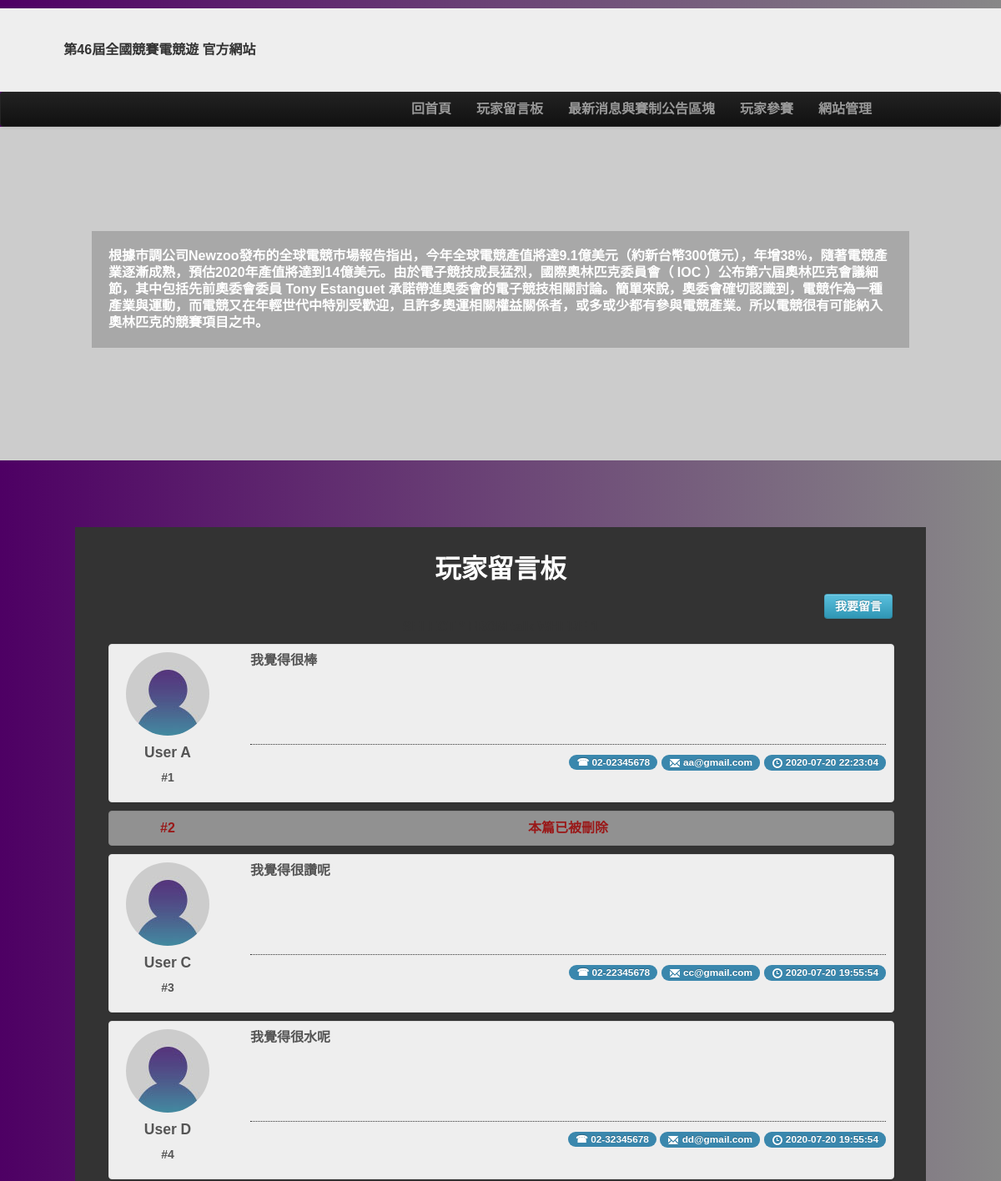
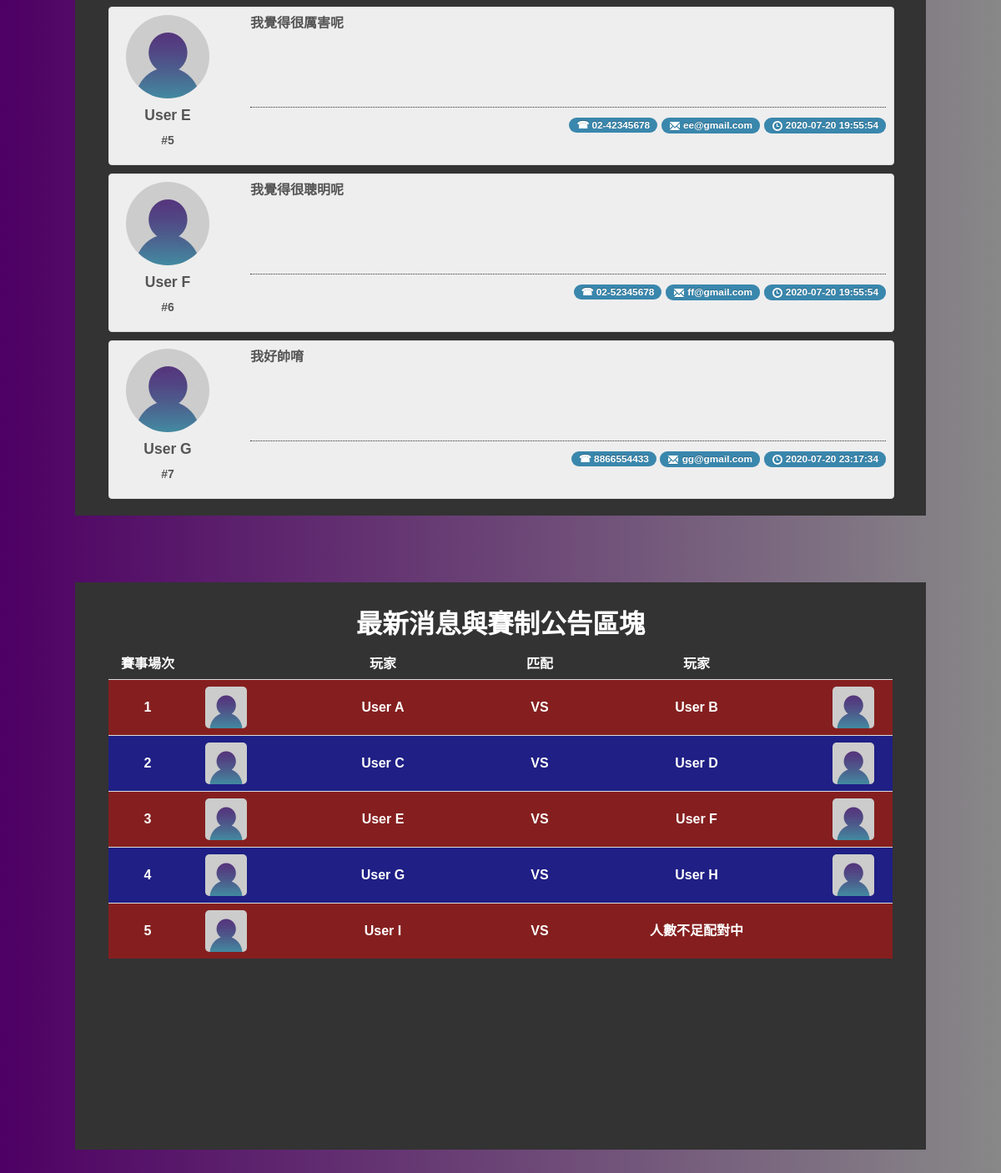
The page / on the database its author committed (2 pictures, top to bottom).
### tables this page shows
CREATE TABLE `talk` (
  `id` int(10) UNSIGNED NOT NULL,
  `user` text NOT NULL,
  `msg` text NOT NULL,
  `mail` text NOT NULL,
  `tel` text NOT NULL,
  `date` datetime NOT NULL,
  `del` int(11) NOT NULL
);

CREATE TABLE `pk` (
  `id` int(10) UNSIGNED NOT NULL,
  `user` text NOT NULL,
  `msg` text NOT NULL,
  `mail` text NOT NULL,
  `tel` text NOT NULL,
  `date` datetime NOT NULL,
  `del` int(11) NOT NULL
);

### talklist.php (the view, shortened to what this page needs)
<?php
if ($_SESSION['who'] == "guest" || $_SESSION['who'] == "admin") $where = "1";
else $where = "mail='" . $_SESSION['whomail'] . "' AND user='" . $_SESSION['who'] . "'";
echo $sql = "SELECT * FROM talk WHERE " . $where;
$rows = $db->query($sql)->fetchAll();
foreach ($rows as $row) {
  if ($row['del']) {
?>
    <div class="thumbnail row-fluid del">
      <div class="span2">#<?= $row['id'] ?></div>
      <div class="span10">本篇已被刪除</div>
    </div>
  <?php
  } else {
  ?>
    <div class="thumbnail row-fluid">
      <div class="caption span2">
        <img src="img/user.jpg" class="img-circle" width="100" height="100">
        <h4><?= $row['user'] ?></h4>
        <h5>#<span id="sn"><?= $row['id'] ?></span></h5>
      </div>
      <div class="caption span10">
        <p><?= $row['msg'] ?></p>
        <div class="bottom">
          <span class="badge badge-info">
            <span>&phone;</span>
            <span class="tel"><?= $row['tel'] ?></span>
          </span>
          <span class="badge badge-info">
            <i class="icon-envelope icon-white"></i>
            <span class="mail"><?= $row['mail'] ?></span>
          </span>
          <span class="badge badge-info">
            <i class="icon-time icon-white"></i>
            <span><?= $row['date'] ?></span>
          </span>
        </div>
      </div>
    </div>
<?php
  }
}
?>

### index.php (shortened to what this page needs)
<?php
include("api.php");
?>
<!DOCTYPE html>
<html lang="en">
<head>
  <link rel="stylesheet" href="plugin/bootstrap.min.css">
  <link rel="stylesheet" href="plugin/style.css">
</head>
<body>
  <header class="row-fluid">
    <div class="span4">第46屆全國競賽電競遊 官方網站</div>
    <div class="span8"></div>
  </header>
  <nav class="navbar navbar-inverse">
    <div class="navbar-inner">
      <div class="container">
        <ul class="nav">
          <li><a href="#">回首頁</a></li>
          <li><a href="#msg">玩家留言板</a></li>
          <li><a href="#pklist">最新消息與賽制公告區塊</a></li>
          <li><a href="#pkadd" data-toggle="modal">玩家參賽</a></li>
          <?php
          if ($_SESSION['who'] != "guest") echo '<li><a href="admin.php">網站管理</a></li>';
          else echo '<li><a href="#login" data-toggle="modal">網站管理</a></li>';
          ?>
        </ul>
      </div>
    </div>
  </nav>
  <section class="ad">
    <p>根據市調公司Newzoo發布的全球電競市場報告指出，今年全球電競產值將達9.1億美元（約新台幣300億元），年增38%，隨著電競產業逐漸成熟，預估2020年產值將達到14億美元。由於電子競技成長猛烈，國際奧林匹克委員會（
      IOC ）公布第六屆奧林匹克會議細節，其中包括先前奧委會委員 Tony Estanguet
      承諾帶進奧委會的電子競技相關討論。簡單來說，奧委會確切認識到，電競作為一種產業與運動，而電競又在年輕世代中特別受歡迎，且許多奧運相關權益關係者，或多或少都有參與電競產業。所以電競很有可能納入奧林匹克的競賽項目之中。</p>
  </section>
  <section class="container">
    <h2>玩家留言板</h2>
    <a href="#msgadd" class="btn btn-info" data-toggle="modal" style="float:right">我要留言</a>
    <?php include("talklist.php") ?>
  </section>
  <section class="container">
    <h2>最新消息與賽制公告區塊</h2>
    <table class="table table-striped">
      <thead>
        <tr>
          <th width="10%">賽事場次</th>
          <th width="10%"></th>
          <th width="30%">玩家</th>
          <th width="10%">匹配</th>
          <th width="30%">玩家</th>
          <th width="10%"></th>
        </tr>
      </thead>
      <tbody>
        <?php include("pklist.php")?>
      </tbody>
    </table>
  </section>
</body>
</html>

### pklist.php
<?php
$sql = "SELECT * FROM `pk` WHERE 1";
$rows = $db->query($sql)->fetchAll();
$data = [];
foreach ($rows as $row) $data[] = [$row['user'], $row['msg']];
$data = array_reverse($data);
$num = ceil(count($data) / 2);
for ($i = 1; $i <= $num; $i++) {
  $item = array_pop($data);
?>
  <tr>
    <td><?= $i ?></td>
    <td><img src="img/<?= $item[1] ?>"></td>
    <td><?= $item[0] ?></td>
    <td>VS</td>
    <?php
    $item = array_pop($data);
    if ($item) echo '<td>' . $item[0] . '</td><td><img src="img/' . $item[1] . '"></td>';
    else echo '<td>人數不足配對中</td><td></td>';
    ?>
  </tr>
<?php
}
?>

### rows shown on the page
talk: del 0 (drawn), user "User A", id "1", msg "我覺得很棒", tel "02-02345678", mail "aa@gmail.com", date "2020-07-20 22:23:04"
talk: id "2"
talk: del 0 (drawn), user "User C", id "3", msg "我覺得很讚呢", tel "02-22345678", mail "cc@gmail.com", date "2020-07-20 19:55:54"
talk: del 0 (drawn), user "User D", id "4", msg "我覺得很水呢", tel "02-32345678", mail "dd@gmail.com", date "2020-07-20 19:55:54"
talk: del 0 (drawn), user "User E", id "5", msg "我覺得很厲害呢", tel "02-42345678", mail "ee@gmail.com", date "2020-07-20 19:55:54"
talk: del 0 (drawn), user "User F", id "6", msg "我覺得很聰明呢", tel "02-52345678", mail "ff@gmail.com", date "2020-07-20 19:55:54"
talk: del 0 (drawn), user "User G", id "7", msg "我好帥唷", tel "8866554433", mail "gg@gmail.com", date "2020-07-20 23:17:34"
pk: msg (placeholder picture), user "User A", pk.msg (placeholder picture)
pk: user "User B"
pk: msg (placeholder picture), user "User C", pk.msg (placeholder picture)
pk: user "User D"
pk: msg (placeholder picture), user "User E", pk.msg (placeholder picture)
pk: user "User F"
pk: msg (placeholder picture), user "User G", pk.msg (placeholder picture)
pk: user "User H"
pk: msg (placeholder picture), user "User I", shows "人數不足配對中"
